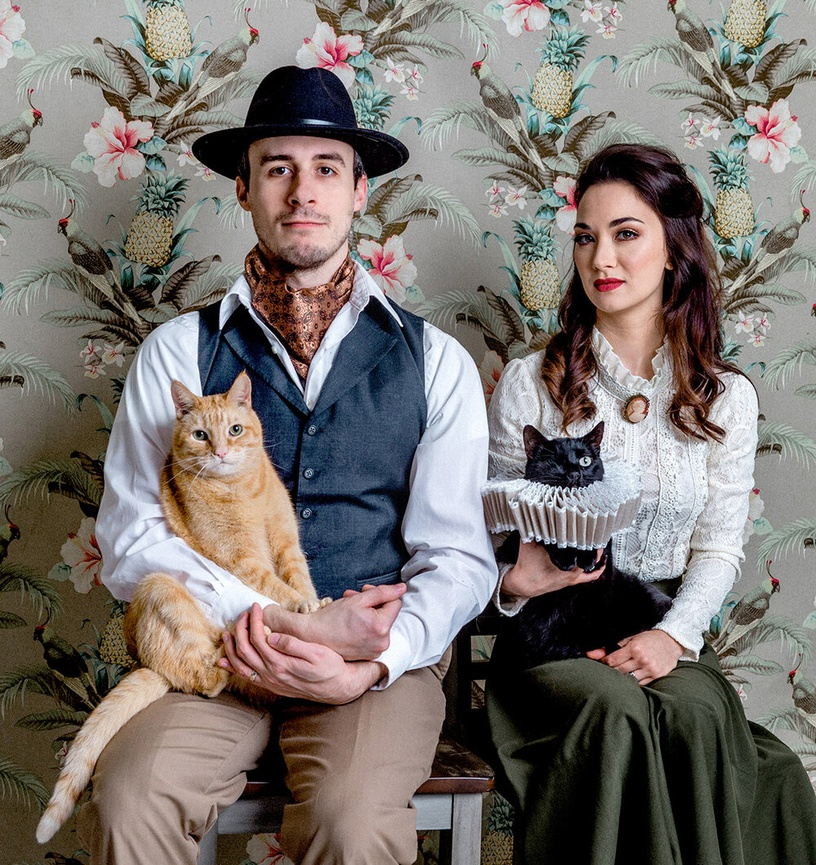
#> input picture family.jpg, 816 x 865 px, shrunk from 1000 x 1060 before the run
$ python c6_02.py
#> lines starting #> are read from the running program, lines starting #| are printed output that depends on the picture; after the words box and inside, x2 and y2 are one past the last pixel; in counts of white or black regions, pixels touching at a corner belong together
import cv2

face_cascade = cv2.CascadeClassifier(f'{cv2.data.haarcascades}haarcascade_frontalface_default.xml')
eye_cascade = cv2.CascadeClassifier(f'{cv2.data.haarcascades}haarcascade_eye.xml')

img = cv2.imread('family.jpg')
#> img is the input picture: shape (865, 816, 3); mean B, G, R 111.1, 115.6, 122.1
gray = cv2.cvtColor(img, cv2.COLOR_BGR2GRAY)
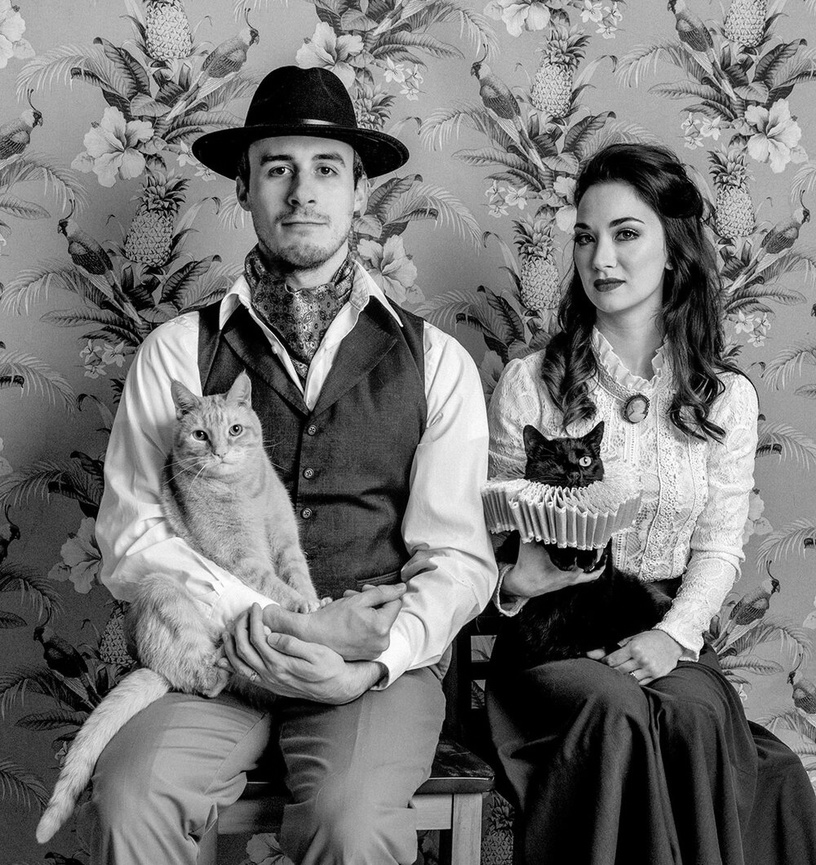
#> gray: shape (865, 816); min 0, max 255, mean 117

faces = face_cascade.detectMultiScale(gray, 1.5, 5)
#> faces = [[243, 126, 122, 122], [550, 189, 122, 122]]
for (x,y,w,h) in faces:
    img = cv2.rectangle(img,(x,y),(x+w,y+h),(255,0,0),2)
    roi_gray = gray[y:y+h, x:x+w]
    roi_color = img[y:y+h, x:x+w]
    eyes = eye_cascade.detectMultiScale(roi_gray)
    for (ex,ey,ew,eh) in eyes:
        cv2.rectangle(roi_color,(ex,ey),(ex+ew,ey+eh),(0,255,0),2)
#> this loop made 2 passes
#> (x, y, w, h, eyes) on passes 1 to 2: (243, 126, 122, 122, [[66, 28, 33, 33], [18, 29, 32, 32]]), (550, 189, 122, 122, [[58, 29, 32, 32], [25, 39, 24, 24]])
#> pass 1, `roi_gray = gray[y:y+h, x:x+w]`:
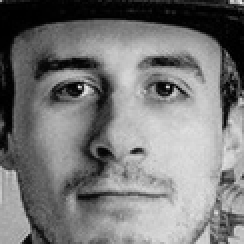
#> roi_gray: shape (122, 122) (shown 2 times larger); min 0, max 238, mean 120.7
#> pass 1, `roi_color = img[y:y+h, x:x+w]`:
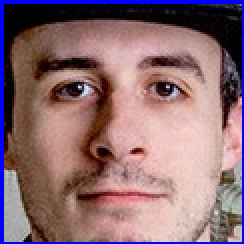
#> roi_color: shape (122, 122, 3) (shown 2 times larger); mean B, G, R 114.3, 108.3, 140.4
#> pass 2, `img = cv2.rectangle(img,(x,y),(x+w,y+h),(255,0,0),2)`:
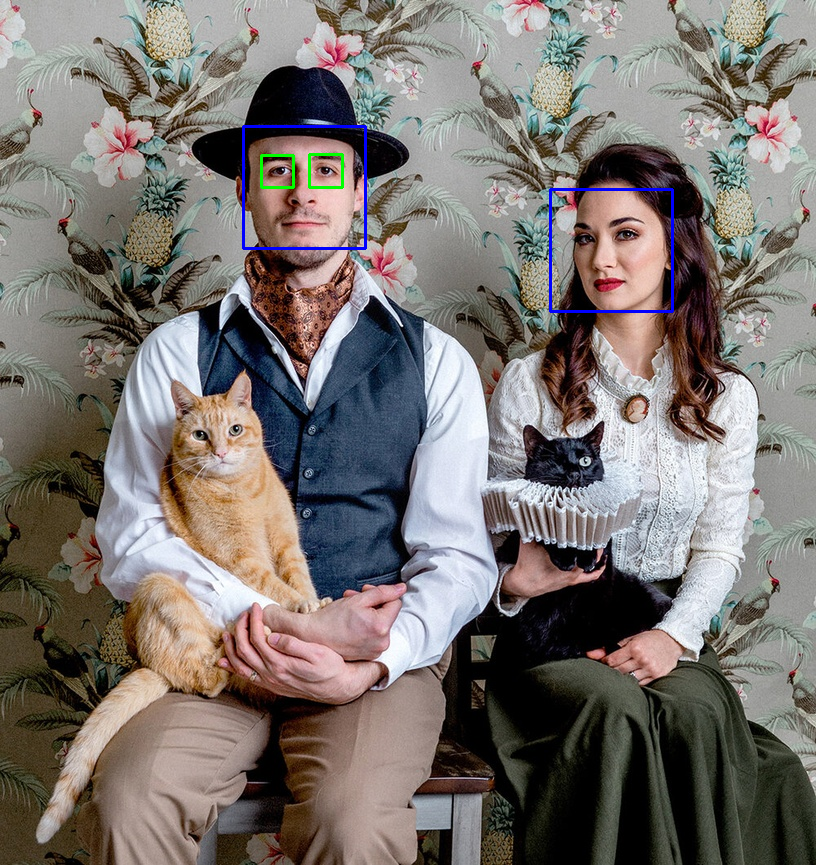
#> img: shape (865, 816, 3); mean B, G, R 111.7, 115.4, 121.5
#> after the loop:
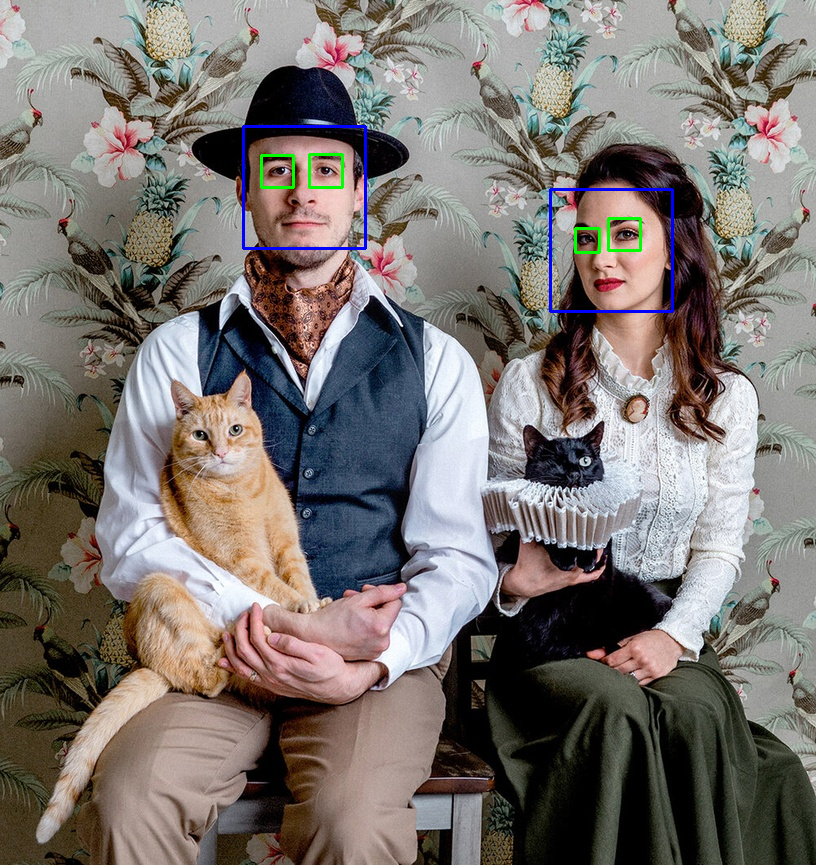
#> img: shape (865, 816, 3); 0.09% of pixels changed, all inside (x1, y1, x2, y2) = (574, 217, 642, 254)
#> after the loop:
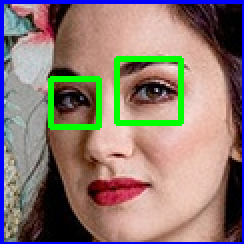
#> roi_color: shape (122, 122, 3) (shown 2 times larger); mean B, G, R 115, 122.4, 140.5
#> after the loop:
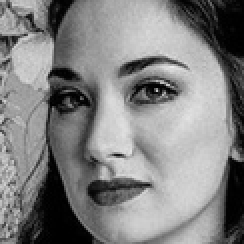
#> roi_gray: shape (122, 122) (shown 2 times larger); min 0, max 237, mean 130

cv2.imshow('img',img)
cv2.waitKey(0)
cv2.destroyAllWindows()
